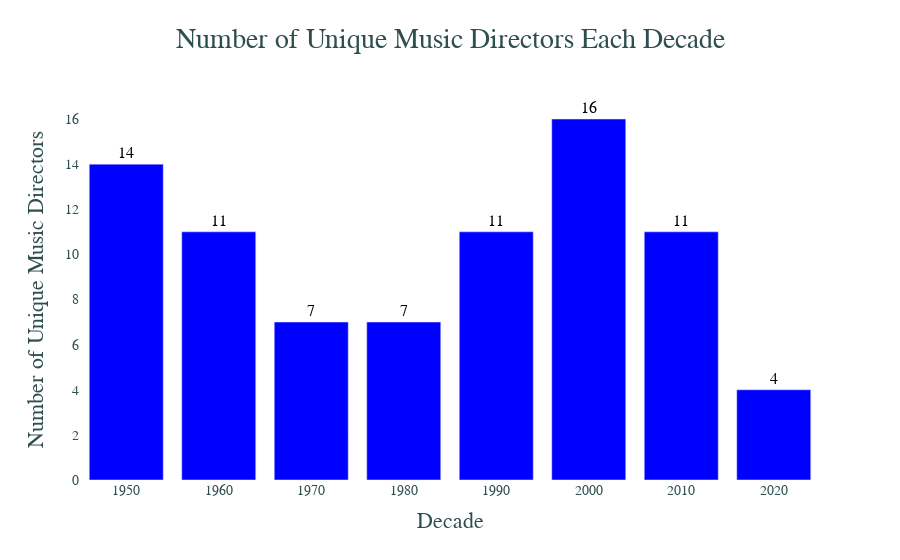

Notebook cell for this chart:
### Code cell
# Create a Plotly bar chart for unique music directors per decade
data_music_directors_per_decade = go.Bar(
    x=decade_stats.index,
    y=decade_stats['Unique Music Directors'],
    marker=dict(color='blue'),
    text=decade_stats['Unique Music Directors'],
    textposition='outside',  # Place text outside the bars for better visibility
)

layout_music_directors_per_decade = go.Layout(
    title='Number of Unique Music Directors Each Decade',
    xaxis=dict(title='Decade'),
    yaxis=dict(title='Number of Unique Music Directors'),
    height=800,
)

fig_music_directors_per_decade = go.Figure(data=[data_music_directors_per_decade], layout=layout_music_directors_per_decade)

# Update layout for aesthetic improvements
fig_music_directors_per_decade.update_traces(textfont_size=16, textfont_color='black', insidetextanchor='start')  # Increase text font size and set color
fig_music_directors_per_decade.update_layout(plot_bgcolor='rgba(255, 255, 255, 0.9)',  # Lighter transparent plot background
                                             paper_bgcolor='rgba(255, 255, 255, 0.9)',  # Lighter transparent paper background
                                             font=dict(family="Arial, sans-serif", size=18, color='darkslategray'),  # Font settings
                                             title=dict(x=0.5, y=0.95, font=dict(size=28)),  # Title position and style
                                             xaxis=dict(tickfont=dict(size=14)),  # X-axis tick font size
                                             yaxis=dict(tickfont=dict(size=14)),  # Y-axis tick font size
                                             )

# Display plot
fig_music_directors_per_decade.show()

### Figure 1 — Plotly figure (JSON) as saved in the notebook; plotly's stock layout.template omitted (floating-point values rounded to 4 significant figures)
{"data": [{"insidetextanchor": "start", "marker": {"color": "blue"}, "text": [14, 11, 7, 7, 11, 16, 11, 4], "textfont": {"color": "black", "size": 16}, "textposition": "outside", "type": "bar", "x": [1950, 1960, 1970, 1980, 1990, 2000, 2010, 2020], "y": [14, 11, 7, 7, 11, 16, 11, 4]}], "layout": {"autosize": true, "font": {"color": "darkslategray", "family": "Arial, sans-serif", "size": 18}, "paper_bgcolor": "rgba(255, 255, 255, 0.9)", "plot_bgcolor": "rgba(255, 255, 255, 0.9)", "title": {"font": {"size": 28}, "text": "Number of Unique Music Directors Each Decade", "x": 0.5, "y": 0.95}, "xaxis": {"autorange": true, "range": [1945, 2025], "tickfont": {"size": 14}, "title": {"text": "Decade"}, "type": "linear"}, "yaxis": {"autorange": true, "range": [0, 16.84], "tickfont": {"size": 14}, "title": {"text": "Number of Unique Music Directors"}, "type": "linear"}}}
